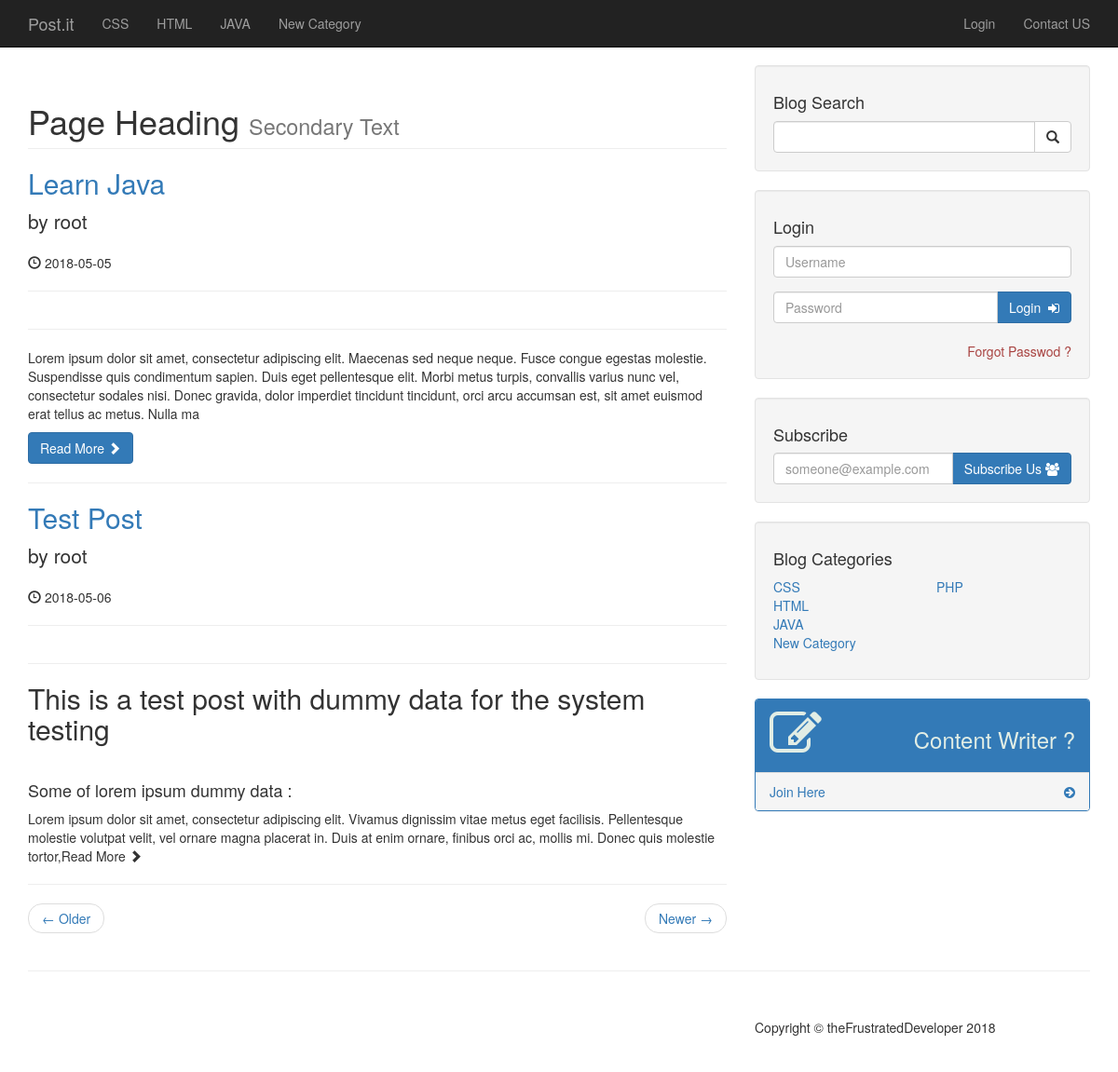
/author_posts.php?author=root, run on the app's committed database.
### tables this page shows
CREATE TABLE `category` (
  `cat_id` int(3) NOT NULL,
  `cat_title` varchar(32) NOT NULL
);

CREATE TABLE `posts` (
  `post_id` int(3) NOT NULL,
  `cat_id` int(3) NOT NULL,
  `post_title` varchar(32) NOT NULL,
  `post_author` varchar(32) NOT NULL,
  `post_date` date NOT NULL,
  `post_img` text NOT NULL,
  `post_content` text NOT NULL,
  `post_tag` text NOT NULL,
  `post_status` varchar(22) NOT NULL DEFAULT 'draft',
  `views_count` int(11) NOT NULL DEFAULT '1'
);

### author_posts.php (the view, shortened to what this page needs)
<?php include "includes/header.php";?>
    <?php include "includes/nav.php";?>
    <div class="container">
        <div class="row">
            <div class="col-md-8">
                <h1 class="page-header">
                    Page Heading
                    <small>Secondary Text</small>
                </h1>
                <?php
                    if(isset($_GET['author'])){
                        $author = $_GET['author'];
                    }
                    $selectAllfromPosts = "SELECT * FROM posts WHERE post_status = 'published' AND post_author='$author' ";
                    $showAllfromPosts = mysqli_query($connect,$selectAllfromPosts);
                    while($row = mysqli_fetch_assoc($showAllfromPosts)){
                        $postID = $row['post_id'];
                        $postTitle = $row['post_title'];
                        $postAuthor = $row['post_author'];
                        $postDate = $row['post_date'];
                        $postContent = substr($row['post_content'],0,500);
                    ?>
                    <h2>
                    <a href="post.php?p_id=<?php echo $postID?>"><?php echo $postTitle ?></a>
                    </h2>
                    <p class="lead">
                        by <?php echo $postAuthor ?>
                    </p>
                    <p><span class="glyphicon glyphicon-time"></span><?php echo "   ".$postDate ?></p>
                    <hr>
                    <hr>
                    <p><?php echo $postContent ?></p>
                    <a class="btn btn-primary" href="post.php?p_id=<?php echo $postID?>">Read More <span class="glyphicon glyphicon-chevron-right"></span></a>
                    <hr>
                <?php  } ?>
                <ul class="pager">
                    <li class="previous">
                        <a href="#">&larr; Older</a>
                    </li>
                    <li class="next">
                        <a href="#">Newer &rarr;</a>
                    </li>
                </ul>
            </div>
            <?php include "includes/sidebar.php"; ?>
        </div>
        <hr>
<?php include "includes/footer.php"; ?>

### includes/nav.php (shortened to what this page needs)
<nav class="navbar navbar-inverse navbar-fixed-top" role="navigation">
    <div class="container">
        <div class="navbar-header">
            <a class="navbar-brand" href="/cms">Post.it</a>
        </div>
        <div class="collapse navbar-collapse" id="bs-example-navbar-collapse-1">
            <ul class="nav navbar-nav">
                <?php
                $selectAllfromCat = "SELECT * FROM category LIMIT 4";
                $showAllfromCat = mysqli_query($connect,$selectAllfromCat);
                while($row = mysqli_fetch_assoc($showAllfromCat)){
                    $navID = $row['cat_id'];
                    $navTitle = $row['cat_title'];
                    $activeClass = "";
                    $contactClass = "";
                    echo "<li class='$activeClass'><a href='/cms/sidebarCategory/$navID'>$navTitle</a></li>";
                }
                ?>
            </ul>
            <ul class="nav navbar-nav navbar-right">
                <?php
                    if(isset($_SESSION['role'])){
                        echo "<li><a href='/cms/admin'>Admin Panel</a></li>";
                        if($_SESSION['role'] == 1){
                            if(isset($_GET['p_id'])){
                            $postID = $_GET['p_id'];
                            echo "<li><a href='/cms/admin/post_list.php?source=edit_post&p_id=$postID'>Edit Post</a></li>";
                        }
                        }
                    }else{
                        echo "<li><a href='/cms/login'>Login</a></li>";
                    }
                ?>
                <li class="<?php echo $contactClass; ?>"><a href="/cms/contact">Contact US</a></li>
            </ul>
        </div>
    </div>
</nav>

### includes/sidebar.php (shortened to what this page needs)
    <div class="col-md-4">
    <div class="well">
        <h4>Blog Search</h4>
        <form action="search.php" method="get">
        <div class="input-group">
            <input name="search" type="text" class="form-control">
            <span class="input-group-btn">
                <button name="submit" value="true" class="btn btn-default" type="submit">
                    <span class="glyphicon glyphicon-search"></span>
            </button>
            </span>
        </div>
        </form>
    </div>
    <div class="well">
       <?php if(isset($_SESSION['role'])): ?>
           <h4>Login</h4>
           <form action="/cms/includes/logout.php" method="post">
            <div class="input-group">
            <input type="text" name="info" class="form-control" readonly value="You are logged in as <?php echo $_SESSION['username']; ?>">
            <span class="input-group-btn">
                <button name="login" class="btn btn-danger" value="logout" type="submit">
                    Log-Out
                </button>
            </span>
        </div>
        </form>
       <?php else: ?>
           <h4>Login</h4>
        <form action="/cms/includes/login.php" method="post">
        <div class="form-group">
            <input name="username" type="text" class="form-control" placeholder="Username">
        </div>
        <div class="input-group">
            <input type="password" name="password" class="form-control" placeholder="Password">
            <span class="input-group-btn">
                <button name="login" class="btn btn-primary" value="Login" type="submit">
                    Login&nbsp;&nbsp;<i class="fa fa-sign-in" aria-hidden="true"></i>
                </button>
            </span>
        </div><br>
            <a href="/cms/forgot?pswrd=<?php echo uniqid(true);?>" style="text-decoration:none;"class="text-danger pull-right">Forgot Passwod ?</a><br>
        </form>
        <?php endif;?>
        </div>
        <div class="well">
        <h4>Subscribe</h4>
        <form action="" method="post">
        <div class="input-group">
            <input type="email" name="subEmail" class="form-control" placeholder="someone@example.com">
            <span class="input-group-btn">
                <button name="subs" class="btn btn-primary" value="subscriber" type="submit">
                  Subscribe Us&nbsp;<i class="fa fa-users" aria-hidden="true"></i>
                </button>
            </span>
        </div>
    </div>
    <div class="well">
        <h4>Blog Categories</h4>
        <div class="row">
            <div class="col-lg-6">
                <ul class="list-unstyled">
                <?php
                $selectAllfromCat = "SELECT * FROM category LIMIT 4";
                $showAllfromCat = mysqli_query($connect,$selectAllfromCat);
                while($row = mysqli_fetch_assoc($showAllfromCat)){
                    $navID = $row['cat_id'];
                    $navTitle = $row['cat_title'];
                    echo "<li><a href='/cms/sidebarCategory/$navID'>$navTitle</a></li>";
                }
                ?>
                </ul>
            </div>
            <div class="col-lg-6">
                <ul class="list-unstyled">
                <?php
                $selectAllfromCat = "SELECT * FROM category LIMIT 4,8";
                $showAllfromCat = mysqli_query($connect,$selectAllfromCat);
                while($row = mysqli_fetch_assoc($showAllfromCat)){
                    $navID = $row['cat_id'];
                    $navTitle = $row['cat_title'];
                    echo "<li><a href='/cms/sidebarCategory/$navID'>$navTitle</a></li>";
                }
                ?>
                </ul>
            </div>
        </div>
    </div>
    <?php include "widgets.php"; ?>
</div>

### css/blog-home.css (style rules this page uses)
body { padding-top: 70px; }

### data on the page
category: cat_title "CSS"
category: cat_title "HTML"
category: cat_title "JAVA"
category: cat_title "New Category"
posts: post_title "Learn Java", post_author "root", post_date "2018-05-05", post_content "Lorem ipsum dolor sit amet, consectetur adipiscing elit. Maecenas sed neque neque. Fusce congue egestas molestie. Suspendisse quis condimentum sapien. Duis eget pellentesque elit. Morbi metus turpis, convallis varius nunc vel, consectetur sodales nisi. Donec gravida, dolor imperdiet tincidunt tincidunt, orci arcu accumsan est, sit amet euismod erat tellus ac metus. Nulla ma"
posts: post_title "Test Post", post_author "root", post_date "2018-05-06", post_content "This is a test post with dummy data for the system testing Some of lorem ipsum dummy data : Lorem ipsum dolor sit amet, consectetur adipiscing elit. Vivamus dignissim vitae metus eget facilisis. Pellentesque molestie volutpat velit, vel ornare magna placerat in. Duis at enim ornare, finibus orci ac, mollis mi. Donec quis molestie tortor,"
category: cat_title "PHP"
